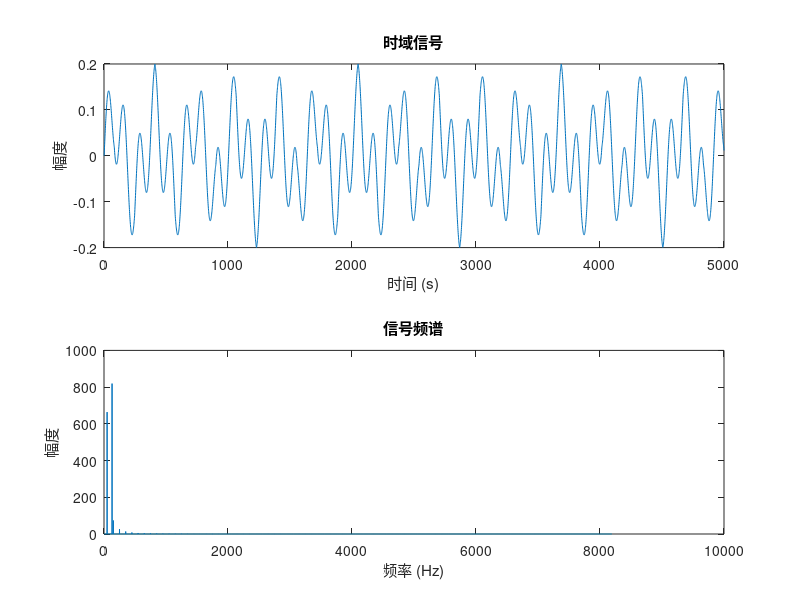

Here is the MATLAB script that generated this plot:
clc; clear;close all;
fs = 8192000;
N = 16384;
f1 = 25000;
f2 = 65000;
t = (0:N-1)/fs; % 时间向量
%hs1 = 0.1*sin(2*pi*f1*t);
hs1 = 0.1*sawtooth(2*pi*f1*t+ pi/2,0.5);
hs2 = 0.1*sin(2*pi*f2*t);

hs = hs1 + hs2; % 叠加并平均

figure;
subplot(2,1,1);
plot((1:5000), hs(1:5000)); 
title('时域信号');
xlabel('时间 (s)');
ylabel('幅度');

Hs = fft(hs, N);
subplot(2,1,2);
plot((0:N/2-1), abs(Hs(1:N/2)));
title('信号频谱');
xlabel('频率 (Hz)');
ylabel('幅度');

bw = 10;        % 量化位宽 10 bits
rr = real(hs);
rr = rr / max(abs(rr)); % 归一化到
rr = rr ./5;
rr_10 = round(rr * (2^(bw-1) - 1)); % 量化为10位有符号整数

%%
fid = fopen('nue13.txt', 'w'); 
% 转换为10位二进制补码
for i = 1:N
    % 处理负数（二进制补码）
    if rr_10(i) < 0
        % 计算补码：取绝对值 -> 按位取反 -> 加1
        val = bitand(1023 - abs(rr_10(i)) + 1, 1023);
    else
        val = rr_10(i);
    end
    % 生成10位二进制字符串
    bin_str = dec2bin(val, 10);
    fprintf(fid, '%s\n', bin_str);
end
fclose(fid);